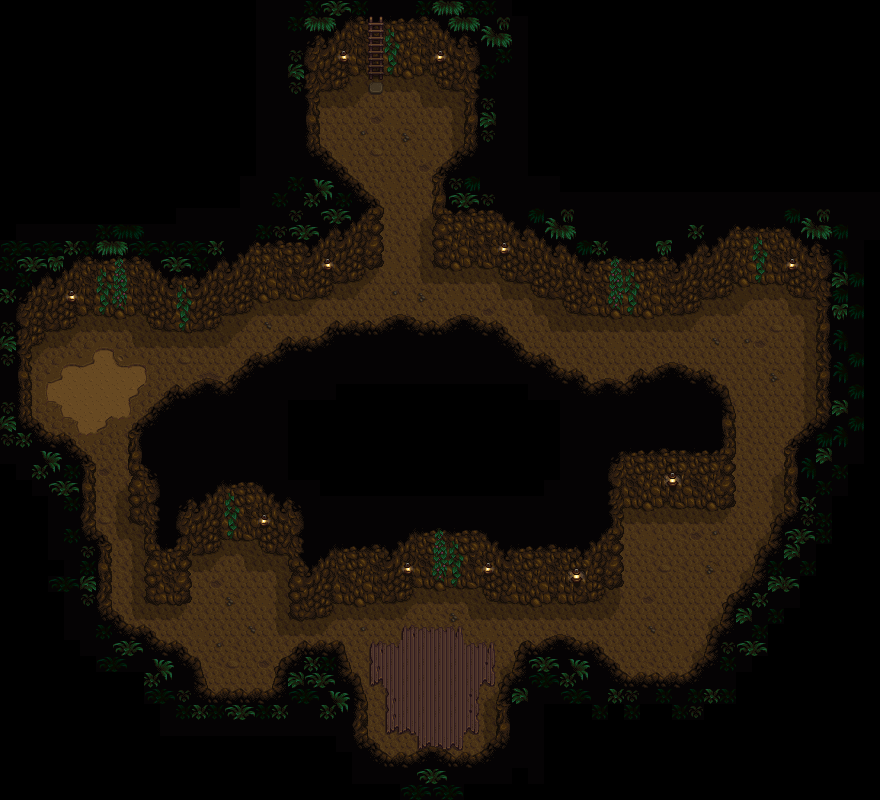

A level layout from a 2D game, rendered from its tile map. Below: a short description, then the map file with tile-grid data replaced by summaries:
An orthogonal 55x50 tile map with 16x16 px tiles, 3 tile layers (Back, Buildings, Front).

<map version="1.4" tiledversion="1.4.2" orientation="orthogonal" renderorder="right-down" compressionlevel="0" width="55" height="50" tilewidth="16" tileheight="16" infinite="0" nextlayerid="7" nextobjectid="1">
  <properties />
  <tileset firstgid="1" name="mine" tilewidth="16" tileheight="16" tilecount="288" columns="16">
    <image source="mine.png" width="256" height="288" />
    <tile id="0">
      <properties>
        <property name="Type" type="string" value="Dirt" />
      </properties>
    </tile>
    <tile id="137">
      <properties>
        <property name="Type" type="string" value="Stone" />
      </properties>
    </tile>
    <tile id="138">
      <properties>
        <property name="Type" type="string" value="Stone" />
      </properties>
    </tile>
    <tile id="139">
      <properties>
        <property name="Type" type="string" value="Stone" />
      </properties>
    </tile>
    <tile id="140">
      <properties>
        <property name="Type" type="string" value="Stone" />
      </properties>
    </tile>
    <tile id="153">
      <properties>
        <property name="Type" type="string" value="Stone" />
      </properties>
    </tile>
    <tile id="154">
      <properties>
        <property name="Type" type="string" value="Stone" />
      </properties>
    </tile>
    <tile id="155">
      <properties>
        <property name="Type" type="string" value="Stone" />
      </properties>
    </tile>
    <tile id="165">
      <properties>
        <property name="Type" type="string" value="Dirt" />
      </properties>
    </tile>
    <tile id="166">
      <properties>
        <property name="Type" type="string" value="Stone" />
      </properties>
    </tile>
    <tile id="167">
      <properties>
        <property name="Type" type="string" value="Stone" />
      </properties>
    </tile>
    <tile id="168">
      <properties>
        <property name="Type" type="string" value="Stone" />
      </properties>
    </tile>
    <tile id="169">
      <properties>
        <property name="Type" type="string" value="Stone" />
      </properties>
    </tile>
    <tile id="170">
      <properties>
        <property name="Type" type="string" value="Stone" />
      </properties>
    </tile>
    <tile id="171">
      <properties>
        <property name="Type" type="string" value="Stone" />
      </properties>
    </tile>
    <tile id="172">
      <properties>
        <property name="Type" type="string" value="Stone" />
      </properties>
    </tile>
    <tile id="181">
      <properties>
        <property name="Type" type="string" value="Dirt" />
      </properties>
    </tile>
    <tile id="182">
      <properties>
        <property name="Type" type="string" value="Stone" />
      </properties>
    </tile>
    <tile id="183">
      <properties>
        <property name="Type" type="string" value="Dirt" />
      </properties>
    </tile>
    <tile id="184">
      <properties>
        <property name="Type" type="string" value="Stone" />
      </properties>
    </tile>
    <tile id="185">
      <properties>
        <property name="Type" type="string" value="Stone" />
      </properties>
    </tile>
    <tile id="186">
      <properties>
        <property name="Type" type="string" value="Stone" />
      </properties>
    </tile>
    <tile id="187">
      <properties>
        <property name="Type" type="string" value="Stone" />
      </properties>
    </tile>
    <tile id="188">
      <properties>
        <property name="Type" type="string" value="Stone" />
      </properties>
    </tile>
    <tile id="198">
      <properties>
        <property name="Type" type="string" value="Stone" />
      </properties>
    </tile>
    <tile id="199">
      <properties>
        <property name="Type" type="string" value="Stone" />
      </properties>
    </tile>
    <tile id="200">
      <properties>
        <property name="Type" type="string" value="Stone" />
      </properties>
    </tile>
    <tile id="201">
      <properties>
        <property name="Type" type="string" value="Stone" />
      </properties>
    </tile>
    <tile id="202">
      <properties>
        <property name="Type" type="string" value="Stone" />
      </properties>
    </tile>
    <tile id="203">
      <properties>
        <property name="Type" type="string" value="Stone" />
      </properties>
    </tile>
    <tile id="204">
      <properties>
        <property name="Type" type="string" value="Stone" />
      </properties>
    </tile>
    <tile id="217">
      <properties>
        <property name="Type" type="string" value="Stone" />
      </properties>
    </tile>
    <tile id="218">
      <properties>
        <property name="Type" type="string" value="Stone" />
      </properties>
    </tile>
    <tile id="219">
      <properties>
        <property name="Type" type="string" value="Stone" />
      </properties>
    </tile>
    <tile id="233">
      <properties>
        <property name="Type" type="string" value="Stone" />
      </properties>
    </tile>
    <tile id="234">
      <properties>
        <property name="Type" type="string" value="Stone" />
      </properties>
    </tile>
    <tile id="235">
      <properties>
        <property name="Type" type="string" value="Stone" />
      </properties>
    </tile>
    <tile id="240">
      <properties>
        <property name="Type" type="string" value="Wood" />
      </properties>
    </tile>
    <tile id="241">
      <properties>
        <property name="Type" type="string" value="Wood" />
      </properties>
    </tile>
    <tile id="242">
      <properties>
        <property name="Type" type="string" value="Wood" />
      </properties>
    </tile>
    <tile id="256">
      <properties>
        <property name="Type" type="string" value="Wood" />
      </properties>
    </tile>
    <tile id="257">
      <properties>
        <property name="Type" type="string" value="Wood" />
      </properties>
    </tile>
    <tile id="258">
      <properties>
        <property name="Type" type="string" value="Wood" />
      </properties>
    </tile>
    <tile id="272">
      <properties>
        <property name="Type" type="string" value="Wood" />
      </properties>
    </tile>
    <tile id="273">
      <properties>
        <property name="Type" type="string" value="Wood" />
      </properties>
    </tile>
    <tile id="274">
      <properties>
        <property name="Type" type="string" value="Wood" />
      </properties>
    </tile>
  </tileset>
  <layer id="1" name="Back" width="55" height="50" opacity="1" offsetx="0" offsety="0">
    <properties />
    <data>[2750 cells, 994 non-empty, 49 distinct tile ids]</data>
  </layer>
  <layer id="2" name="Buildings" width="55" height="50" opacity="1" offsetx="0" offsety="0">
    <properties />
    <data>[2750 cells, 608 non-empty, 85 distinct tile ids]</data>
  </layer>
  <layer id="3" name="Front" width="55" height="50" opacity="1" offsetx="0" offsety="0">
    <properties />
    <data>[2750 cells, 816 non-empty, 45 distinct tile ids]</data>
  </layer>
  <objectgroup id="4" name="Back" visible="false" locked="false" />
  <objectgroup id="5" name="Buildings" visible="false" locked="false" />
  <objectgroup id="6" name="Front" visible="false" locked="false" />
</map>
